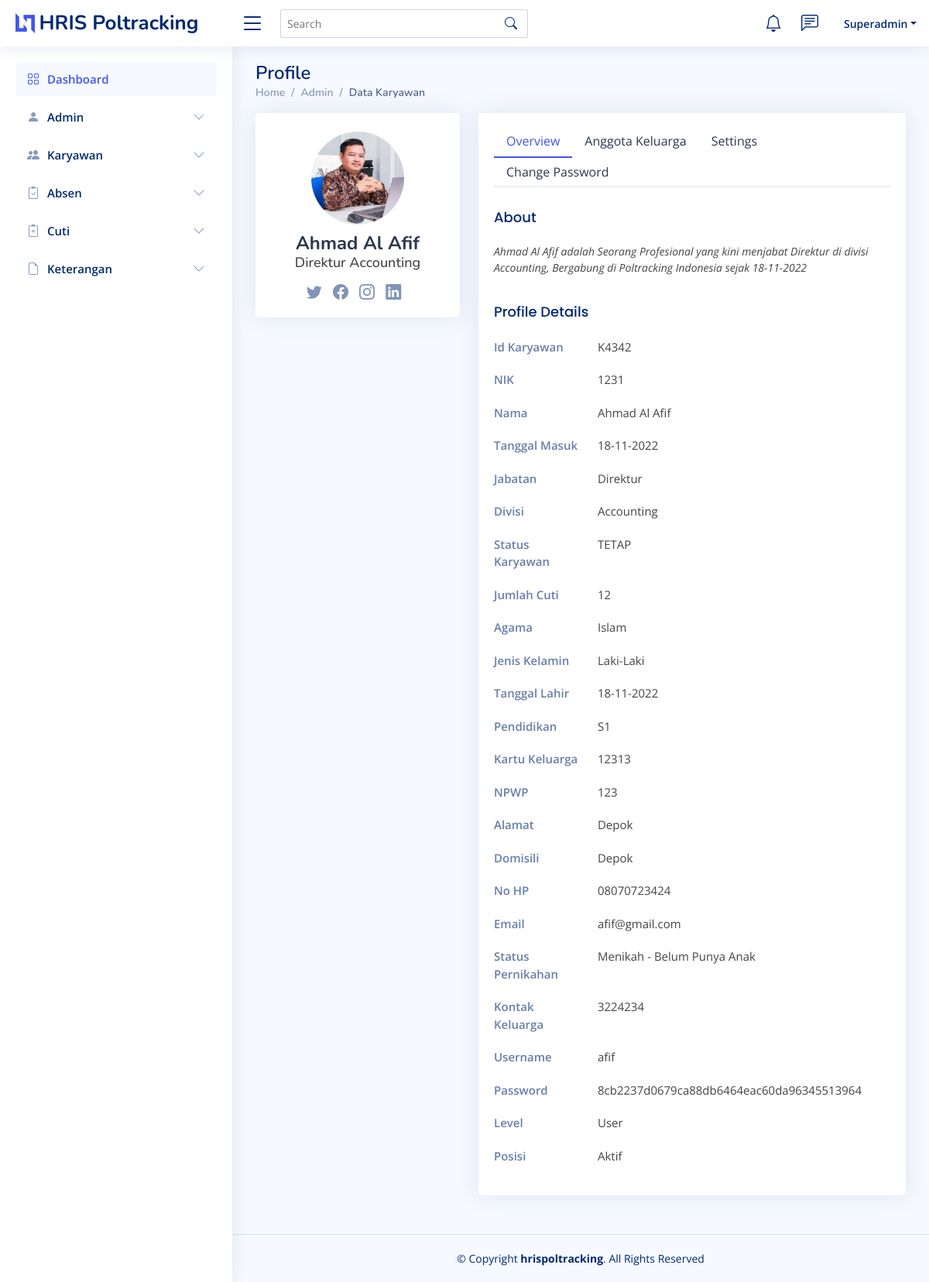
The page /admin/detail-karyawan.php?id=K4342 (signed in) on the database its author committed.
### tables this page shows
CREATE TABLE `tb_karyawan` (
  `id_karyawan` varchar(10) NOT NULL,
  `nik` varchar(16) NOT NULL,
  `nama` varchar(100) NOT NULL,
  `tanggal_masuk` date NOT NULL,
  `divisi` varchar(50) NOT NULL,
  `jabatan` varchar(50) NOT NULL,
  `status` enum('TETAP','PKWT','PKWTT') NOT NULL,
  `agama` text NOT NULL,
  `jen_kel` text NOT NULL,
  `tanggal_lahir` text NOT NULL,
  `pendidikan` varchar(100) NOT NULL,
  `karkel` text NOT NULL,
  `npwp` text NOT NULL,
  `alamat` text NOT NULL,
  `domisili` text NOT NULL,
  `nohp` text NOT NULL,
  `email` text NOT NULL,
  `statusnikah` text NOT NULL,
  `kontakkeluarga` text NOT NULL,
  `jumlah_cuti` varchar(10) NOT NULL,
  `username` varchar(50) NOT NULL,
  `password` text NOT NULL,
  `level` enum('Admin','Superuser','User') NOT NULL,
  `gambar` text NOT NULL,
  `posisi` varchar(10000) NOT NULL
);

### admin/detail-karyawan.php (the view, shortened to what this page needs)
<?php include "session.php"; ?>
<!DOCTYPE html>
<html lang="en">
<head>
  <link href="assets/vendor/bootstrap/css/bootstrap.min.css" rel="stylesheet">
  <link href="assets/vendor/bootstrap-icons/bootstrap-icons.css" rel="stylesheet">
  <link href="assets/vendor/boxicons/css/boxicons.min.css" rel="stylesheet">
  <link href="assets/vendor/quill/quill.snow.css" rel="stylesheet">
  <link href="assets/vendor/quill/quill.bubble.css" rel="stylesheet">
  <link href="assets/vendor/remixicon/remixicon.css" rel="stylesheet">
  <link href="assets/vendor/simple-datatables/style.css" rel="stylesheet">
  <link href="assets/css/stylecss.css" rel="stylesheet">
</head>
<body>
    <?php include "header.php"; ?>
    <?php include "menu.php"; ?>
  <main id="main" class="main">
    <div class="pagetitle">
      <h1>Profile</h1>
      <nav>
        <ol class="breadcrumb">
          <li class="breadcrumb-item"><a href="index.html">Home</a></li>
          <li class="breadcrumb-item">Admin</li>
          <li class="breadcrumb-item active">Data Karyawan</li>
        </ol>
      </nav>
    </div>
    <section class="section profile">
      <div class="row">
        <div class="col-xl-4">
          <div class="card">
            <div class="card-body profile-card pt-4 d-flex flex-column align-items-center">
              <?php
                $query = mysqli_query($koneksi, "SELECT * FROM tb_karyawan WHERE id_karyawan='$_GET[id]'");
                $data  = mysqli_fetch_array($query);
              ?>
              <img src="<?php echo $data['gambar'] ?>" alt="Profile" class="rounded-circle">
              <h2><?php echo $data['nama']?></h2>
              <h3><?php echo $data['jabatan']; ?> <?php echo $data['divisi']; ?></h3>
              <div class="social-links mt-2">
                <a href="#" class="twitter"><i class="bi bi-twitter"></i></a>
                <a href="#" class="facebook"><i class="bi bi-facebook"></i></a>
                <a href="#" class="instagram"><i class="bi bi-instagram"></i></a>
                <a href="#" class="linkedin"><i class="bi bi-linkedin"></i></a>
            </div>
          </div>
        </div>
      </div>
      <div class="col-xl-8">
      <div class="card">
        <div class="card-body pt-3">
          <ul class="nav nav-tabs nav-tabs-bordered">
            <li class="nav-item">
              <button class="nav-link active" data-bs-toggle="tab" data-bs-target="#profile-overview">Overview</button>
            </li>
            <li class="nav-item">
              <button class="nav-link" data-bs-toggle="tab" data-bs-target="#profile-keluarga">Anggota Keluarga</button>
            </li>
            <li class="nav-item">
              <button class="nav-link" data-bs-toggle="tab" data-bs-target="#profile-settings">Settings</button>
            </li>
            <li class="nav-item">
              <button class="nav-link" data-bs-toggle="tab" data-bs-target="#profile-change-password">Change Password</button>
            </li>
          </ul>
            <div class="tab-content pt-2">
                <div class="tab-pane fade show active profile-overview" id="profile-overview">
                  <h5 class="card-title">About</h5>
                  <p class="small fst-italic"><?php echo $data['nama']?> adalah Seorang Profesional yang kini menjabat <?php echo $data['jabatan']?> di divisi <?php echo $data['divisi']?>, Bergabung di Poltracking Indonesia sejak <?php echo date('d-m-Y', strtotime ($data['tanggal_masuk'])); ?></p>
                  <h5 class="card-title">Profile Details</h5>
                  <div class="row">
                    <div class="col-lg-3 col-md-4 label ">Id Karyawan</div>
                    <div class="col-lg-9 col-md-8"> <?php echo $data['id_karyawan']?></div>
                  </div>
                  <div class="row">
                    <div class="col-lg-3 col-md-4 label ">NIK</div>
                    <div class="col-lg-9 col-md-8"> <?php echo $data['nik']?></div>
                  </div>
                  <div class="row">
                    <div class="col-lg-3 col-md-4 label ">Nama</div>
                    <div class="col-lg-9 col-md-8"> <?php echo $data['nama']?></div>
                  </div>
                  <div class="row">
                    <div class="col-lg-3 col-md-4 label ">Tanggal Masuk</div>
                    <div class="col-lg-9 col-md-8"><?php echo date('d-m-Y', strtotime ($data['tanggal_masuk'])); ?></div>
                  </div>
                  <div class="row">
                    <div class="col-lg-3 col-md-4 label ">Jabatan</div>
                    <div class="col-lg-9 col-md-8"><?php echo $data['jabatan']; ?></div>
                  </div>
                  <div class="row">
                    <div class="col-lg-3 col-md-4 label ">Divisi</div>
                    <div class="col-lg-9 col-md-8"><?php echo $data['divisi']; ?></div>
                  </div>
                  <div class="row">
                    <div class="col-lg-3 col-md-4 label ">Status Karyawan</div>
                    <div class="col-lg-9 col-md-8"><?php echo $data['status']; ?></div>
                  </div>
                  <div class="row">
                    <div class="col-lg-3 col-md-4 label ">Jumlah Cuti</div>
                    <div class="col-lg-9 col-md-8"><?php echo $data['jumlah_cuti']; ?></div>
                  </div>
                  <div class="row">
                    <div class="col-lg-3 col-md-4 label ">Agama</div>
                    <div class="col-lg-9 col-md-8"><?php echo $data['agama']; ?></div>
                  </div>
                  <div class="row">
                    <div class="col-lg-3 col-md-4 label ">Jenis Kelamin</div>
                    <div class="col-lg-9 col-md-8"><?php echo $data['jen_kel']; ?></div>
                  </div>
                  <div class="row">
                    <div class="col-lg-3 col-md-4 label ">Tanggal Lahir</div>
                    <div class="col-lg-9 col-md-8"><?php echo date('d-m-Y', strtotime ($data['tanggal_lahir'])); ?></div>
                  </div>
                  <div class="row">
                    <div class="col-lg-3 col-md-4 label ">Pendidikan</div>
                    <div class="col-lg-9 col-md-8"><?php echo $data['pendidikan']; ?></div>
                  </div>
                  <div class="row">
                    <div class="col-lg-3 col-md-4 label ">Kartu Keluarga</div>
                    <div class="col-lg-9 col-md-8"><?php echo $data['karkel']; ?></div>
                  </div>
                  <div class="row">
                    <div class="col-lg-3 col-md-4 label ">NPWP</div>
                    <div class="col-lg-9 col-md-8"><?php echo $data['npwp']; ?></div>
                  </div>
                  <div class="row">
                    <div class="col-lg-3 col-md-4 label ">Alamat</div>
                    <div class="col-lg-9 col-md-8"><?php echo $data['alamat']; ?></div>
                  </div>
                  <div class="row">
                    <div class="col-lg-3 col-md-4 label ">Domisili</div>
                    <div class="col-lg-9 col-md-8"><?php echo $data['domisili']; ?></div>
                  </div>
                  <div class="row">
                    <div class="col-lg-3 col-md-4 label ">No HP</div>
                    <div class="col-lg-9 col-md-8"><?php echo $data['nohp']; ?></div>
                  </div>
                  <div class="row">
                    <div class="col-lg-3 col-md-4 label ">Email</div>
                    <div class="col-lg-9 col-md-8"><?php echo $data['email']; ?></div>
                  </div>
                  <div class="row">
                    <div class="col-lg-3 col-md-4 label ">Status Pernikahan</div>
                    <div class="col-lg-9 col-md-8"><?php echo $data['statusnikah']; ?></div>
                  </div>
                  <div class="row">
                    <div class="col-lg-3 col-md-4 label ">Kontak Keluarga</div>
                    <div class="col-lg-9 col-md-8"><?php echo $data['kontakkeluarga']; ?></div>
                  </div>
                  <div class="row">
                    <div class="col-lg-3 col-md-4 label ">Username</div>
                    <div class="col-lg-9 col-md-8"><?php echo $data['username']; ?></div>
                  </div>
                  <div class="row">
                    <div class="col-lg-3 col-md-4 label ">Password</div>
                    <div class="col-lg-9 col-md-8"><?php echo $data['password']; ?></div>
                  </div>
                  <div class="row">
                    <div class="col-lg-3 col-md-4 label ">Level</div>
                    <div class="col-lg-9 col-md-8"><?php echo $data['level']; ?></div>
                  </div>
                  <div class="row">
                    <div class="col-lg-3 col-md-4 label ">Posisi</div>
                    <div class="col-lg-9 col-md-8"><?php echo $data['posisi']; ?></div>
                  </div>
                </div>
              </div>
            </div>
          </div>
        </div>
    </section>
  </main>
     <?php include "footer.php"; ?>
</body>
</html>

### admin/assets/css/stylecss.css (style rules this page uses)
:root { scroll-behavior: smooth; }
body { font-family: "Open Sans", sans-serif; background: #f6f9ff; color: #444444; }
a { color: #4154f1; text-decoration: none; }
h1, h2, h3, h4, h5, h6 { font-family: "Nunito", sans-serif; }
#main { margin-top: 60px; padding: 20px 30px; transition: all 0.3s; }
.pagetitle { margin-bottom: 10px; }
.pagetitle h1 { font-size: 24px; margin-bottom: 0; font-weight: 600; color: #012970; }
.card { margin-bottom: 30px; border: none; border-radius: 5px; box-shadow: 0px 0 30px rgba(1, 41, 112, 0.1); }
.card-title { padding: 20px 0 15px 0; font-size: 18px; font-weight: 500; color: #012970; font-family: "Poppins", sans-serif; }
.card-body { padding: 0 20px 20px 20px; }
.breadcrumb { font-size: 14px; font-family: "Nunito", sans-serif; color: #899bbd; font-weight: 600; }
.breadcrumb a { color: #899bbd; transition: 0.3s; }
.breadcrumb .breadcrumb-item::before { color: #899bbd; }
.breadcrumb .active { color: #51678f; font-weight: 600; }
.nav-tabs-bordered { border-bottom: 2px solid #ebeef4; }
.nav-tabs-bordered .nav-link { margin-bottom: -2px; border: none; color: #2c384e; }
.nav-tabs-bordered .nav-link.active { background-color: #fff; color: #4154f1; border-bottom: 2px solid #4154f1; }
@media (min-width: 1200px) { #main, #footer { margin-left: 300px; } }
.profile .profile-card img { max-width: 120px; }
.profile .profile-card h2 { font-size: 24px; font-weight: 700; color: #2c384e; margin: 10px 0 0 0; }
.profile .profile-card h3 { font-size: 18px; }
.profile .profile-card .social-links a { font-size: 20px; display: inline-block; color: rgba(1, 41, 112, 0.5); line-height: 0; margin-right: 10px; transition: 0.3s; }
.profile .profile-overview .row { margin-bottom: 20px; font-size: 15px; }
.profile .profile-overview .card-title { color: #012970; }
.profile .profile-overview .label { font-weight: 600; color: rgba(1, 41, 112, 0.6); }

### rows shown on the page
tb_karyawan: gambar (picture), nama "Ahmad Al Afif", jabatan "Direktur", divisi "Accounting", tanggal_masuk "18-11-2022", id_karyawan "K4342", nik "1231", status "TETAP", jumlah_cuti "12", agama "Islam", jen_kel "Laki-Laki", tanggal_lahir "18-11-2022", pendidikan "S1", karkel "12313", npwp "123", alamat "Depok", domisili "Depok", nohp "08070723424", email "afif@gmail.com", statusnikah "Menikah - Belum Punya Anak", kontakkeluarga "3224234", username "afif", password "8cb2237d0679ca88db6464eac60da96345513964", level "User", posisi "Aktif"

### other values the page prints
$_SESSION['nama'] "Superadmin"
